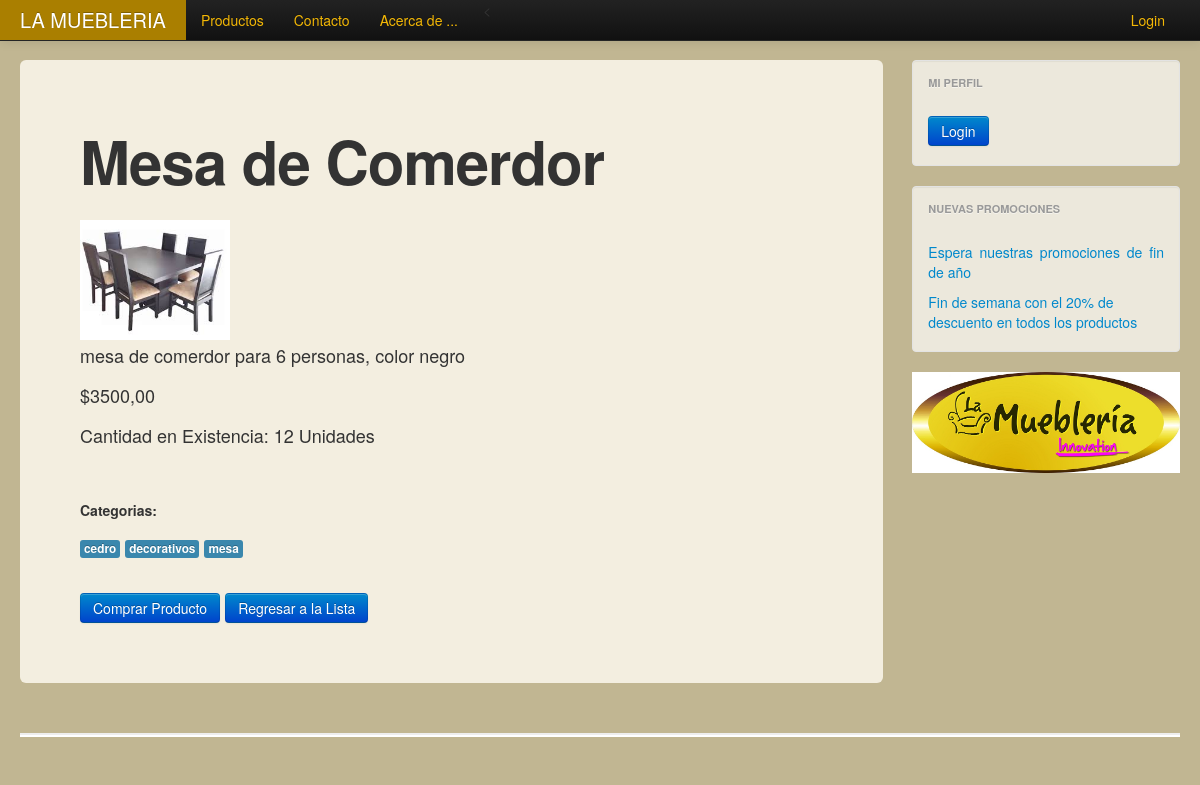
Screenshot of /producto/3/ with the database file from the repository.
### demo/apps/ventas/models.py (models this page shows, shortened)
class producto(models.Model):
	def url(self,filename):
		ruta = "MultimediaData/Producto/%s/%s"%(self.nombre,str(filename))
		return ruta
	def thumbnail(self):
		return '<a href="/media/%s"><img src="/media/%s" width=50px heigth=50px/></a>'%(self.imagen,self.imagen)
	thumbnail.allow_tags = True
	nombre		= models.CharField(max_length=100)
	descripcion	= models.TextField(max_length=300)
	status		= models.BooleanField(default=True)
	imagen 		= models.ImageField(upload_to=url,null=True,blank=True)
	precio		= models.DecimalField(max_digits=6,decimal_places=2)
	stock		= models.IntegerField()
	categorias	= models.ManyToManyField(categoriaProducto)

class categoriaProducto(models.Model):
	nombre 	= models.CharField(max_length=200)
	descripcion = models.TextField(max_length=400)
	status		=  models.BooleanField(default=True)

### demo/apps/home/views.py (the view)
# urls.py: url(r'^producto/(?P<id_prod>.*)/$','singleProduct_view',name='vista_single_producto'),
def singleProduct_view(request,id_prod):
	prod = producto.objects.get(id=id_prod)
	cats = prod.categorias.all() # Obteniendo las categorias del producto encontrado
	ctx = {'producto':prod,'categorias':cats}
	return render_to_response('home/SingleProducto.html',ctx,context_instance=RequestContext(request))

### demo/apps/context_processors.py (called while the page is built)
def user_image(request):
	try:
		imagen = None
		user = request.user
		up = userProfile.objects.get(user=user)
		imagen = "/media/%s"%up.photo
	except:
		imagen = "/media/images/user.jpg"
	return imagen

def my_processor(request):
	context = {"django_version":django.get_version(),
				"get_image_profile":user_image(request),
	}
	return context

### demo/templates/home/SingleProducto.html (shortened to what this page needs)
{% extends 'base.html' %}
{%block content %}
<h1> {{ producto.nombre }}</h1><br>
<img src="/media/{{ producto.imagen }}" width="150px" heigth="150px"/>
<p> {{ producto.descripcion }}</p>
<p> ${{ producto.precio }}</p>
<p> Cantidad en Existencia: {{ producto.stock }} Unidades </p>
<br>
<h5> Categorias:</h5>
{% for cat in categorias %}
<span class="label label-info"> {{cat.nombre}}</span>
{% endfor %}
<br><br>
{% if producto.stock > 0 %}
<a class="btn btn-primary" href="#"> Comprar Producto </a>
{% endif %}
<a class="btn btn-primary" href="javascript:window.history.go(-1);"> Regresar a la Lista </a>
{% endblock %}

### demo/templates/base.html (style rules this page uses)
body { padding-top: 60px; padding-bottom: 40px; }

### rows the page displays
producto: nombre "Mesa de Comerdor", imagen (picture), descripcion "mesa de comerdor para 6 personas, color negro", precio "3500,00", stock "12"
categoriaProducto: nombre "cedro"
categoriaProducto: nombre "decorativos"
categoriaProducto: nombre "mesa"
